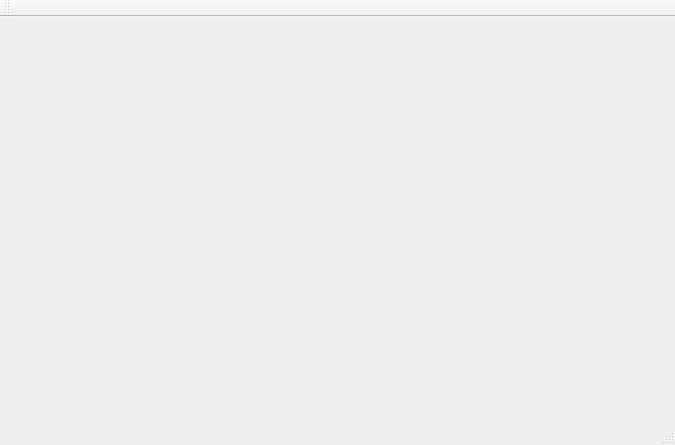
<?xml version="1.0" encoding="UTF-8"?>
<ui version="4.0">
 <class>MainWindow</class>
 <widget class="QMainWindow" name="MainWindow">
  <property name="geometry">
   <rect>
    <x>0</x>
    <y>0</y>
    <width>675</width>
    <height>445</height>
   </rect>
  </property>
  <property name="windowTitle">
   <string>Holonic Simulation</string>
  </property>
  <widget class="QWidget" name="centralWidget">
   <layout class="QGridLayout" name="gridLayout">
    <item row="0" column="0">
     <widget class="Simulation" name="simulation" native="true"/>
    </item>
   </layout>
  </widget>
  <widget class="QMenuBar" name="menuBar">
   <property name="geometry">
    <rect>
     <x>0</x>
     <y>0</y>
     <width>675</width>
     <height>21</height>
    </rect>
   </property>
  </widget>
  <widget class="QToolBar" name="mainToolBar">
   <attribute name="toolBarArea">
    <enum>TopToolBarArea</enum>
   </attribute>
   <attribute name="toolBarBreak">
    <bool>false</bool>
   </attribute>
  </widget>
  <widget class="QStatusBar" name="statusBar"/>
 </widget>
 <layoutdefault spacing="6" margin="11"/>
 <customwidgets>
  <customwidget>
   <class>Simulation</class>
   <extends>QWidget</extends>
   <header>simulation.h</header>
   <container>1</container>
  </customwidget>
 </customwidgets>
 <resources/>
 <connections/>
</ui>
